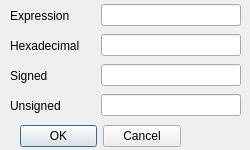
<?xml version="1.0" encoding="UTF-8"?>
<ui version="4.0">
 <class>WordEditDialog</class>
 <widget class="QDialog" name="WordEditDialog">
  <property name="geometry">
   <rect>
    <x>0</x>
    <y>0</y>
    <width>250</width>
    <height>150</height>
   </rect>
  </property>
  <property name="sizePolicy">
   <sizepolicy hsizetype="Expanding" vsizetype="Expanding">
    <horstretch>0</horstretch>
    <verstretch>0</verstretch>
   </sizepolicy>
  </property>
  <property name="minimumSize">
   <size>
    <width>250</width>
    <height>150</height>
   </size>
  </property>
  <property name="maximumSize">
   <size>
    <width>250</width>
    <height>150</height>
   </size>
  </property>
  <property name="windowTitle">
   <string>Edit</string>
  </property>
  <property name="windowIcon">
   <iconset resource="../../resource.qrc">
    <normaloff>:/icons/images/ui-combo-box-edit.png</normaloff>:/icons/images/ui-combo-box-edit.png</iconset>
  </property>
  <widget class="QDialogButtonBox" name="buttons">
   <property name="geometry">
    <rect>
     <x>20</x>
     <y>120</y>
     <width>161</width>
     <height>32</height>
    </rect>
   </property>
   <property name="orientation">
    <enum>Qt::Horizontal</enum>
   </property>
   <property name="standardButtons">
    <set>QDialogButtonBox::Cancel|QDialogButtonBox::Ok</set>
   </property>
  </widget>
  <widget class="QWidget" name="horizontalLayoutWidget">
   <property name="geometry">
    <rect>
     <x>10</x>
     <y>0</y>
     <width>231</width>
     <height>31</height>
    </rect>
   </property>
   <layout class="QHBoxLayout" name="horizontalLayout">
    <item>
     <widget class="QLabel" name="label">
      <property name="text">
       <string>Expression</string>
      </property>
     </widget>
    </item>
    <item>
     <spacer name="horizontalSpacer_4">
      <property name="orientation">
       <enum>Qt::Horizontal</enum>
      </property>
      <property name="sizeHint" stdset="0">
       <size>
        <width>40</width>
        <height>20</height>
       </size>
      </property>
     </spacer>
    </item>
    <item>
     <widget class="QLineEdit" name="expressionLineEdit">
      <property name="sizePolicy">
       <sizepolicy hsizetype="Maximum" vsizetype="Fixed">
        <horstretch>0</horstretch>
        <verstretch>0</verstretch>
       </sizepolicy>
      </property>
      <property name="minimumSize">
       <size>
        <width>140</width>
        <height>0</height>
       </size>
      </property>
      <property name="maximumSize">
       <size>
        <width>140</width>
        <height>16777215</height>
       </size>
      </property>
     </widget>
    </item>
   </layout>
  </widget>
  <widget class="QWidget" name="horizontalLayoutWidget_3">
   <property name="geometry">
    <rect>
     <x>10</x>
     <y>60</y>
     <width>231</width>
     <height>31</height>
    </rect>
   </property>
   <layout class="QHBoxLayout" name="horizontalLayout_3">
    <item>
     <widget class="QLabel" name="label_3">
      <property name="text">
       <string>Signed</string>
      </property>
     </widget>
    </item>
    <item>
     <spacer name="horizontalSpacer">
      <property name="orientation">
       <enum>Qt::Horizontal</enum>
      </property>
      <property name="sizeHint" stdset="0">
       <size>
        <width>40</width>
        <height>20</height>
       </size>
      </property>
     </spacer>
    </item>
    <item>
     <widget class="QLineEdit" name="signedLineEdit">
      <property name="sizePolicy">
       <sizepolicy hsizetype="Expanding" vsizetype="Fixed">
        <horstretch>0</horstretch>
        <verstretch>0</verstretch>
       </sizepolicy>
      </property>
      <property name="minimumSize">
       <size>
        <width>140</width>
        <height>0</height>
       </size>
      </property>
      <property name="maximumSize">
       <size>
        <width>140</width>
        <height>16777215</height>
       </size>
      </property>
     </widget>
    </item>
   </layout>
  </widget>
  <widget class="QWidget" name="horizontalLayoutWidget_4">
   <property name="geometry">
    <rect>
     <x>10</x>
     <y>90</y>
     <width>231</width>
     <height>31</height>
    </rect>
   </property>
   <layout class="QHBoxLayout" name="horizontalLayout_4">
    <item>
     <widget class="QLabel" name="label_4">
      <property name="text">
       <string>Unsigned</string>
      </property>
     </widget>
    </item>
    <item>
     <spacer name="horizontalSpacer_2">
      <property name="orientation">
       <enum>Qt::Horizontal</enum>
      </property>
      <property name="sizeHint" stdset="0">
       <size>
        <width>40</width>
        <height>20</height>
       </size>
      </property>
     </spacer>
    </item>
    <item>
     <widget class="QLineEdit" name="unsignedLineEdit">
      <property name="minimumSize">
       <size>
        <width>140</width>
        <height>0</height>
       </size>
      </property>
      <property name="maximumSize">
       <size>
        <width>140</width>
        <height>16777215</height>
       </size>
      </property>
     </widget>
    </item>
   </layout>
  </widget>
  <widget class="QWidget" name="horizontalLayoutWidget_2">
   <property name="geometry">
    <rect>
     <x>10</x>
     <y>30</y>
     <width>231</width>
     <height>31</height>
    </rect>
   </property>
   <layout class="QHBoxLayout" name="horizontalLayout_2">
    <item>
     <widget class="QLabel" name="label_2">
      <property name="text">
       <string>Hexadecimal</string>
      </property>
     </widget>
    </item>
    <item>
     <spacer name="horizontalSpacer_3">
      <property name="orientation">
       <enum>Qt::Horizontal</enum>
      </property>
      <property name="sizeHint" stdset="0">
       <size>
        <width>40</width>
        <height>20</height>
       </size>
      </property>
     </spacer>
    </item>
    <item>
     <widget class="QLineEdit" name="hexLineEdit">
      <property name="sizePolicy">
       <sizepolicy hsizetype="Maximum" vsizetype="Fixed">
        <horstretch>0</horstretch>
        <verstretch>0</verstretch>
       </sizepolicy>
      </property>
      <property name="minimumSize">
       <size>
        <width>140</width>
        <height>0</height>
       </size>
      </property>
      <property name="maximumSize">
       <size>
        <width>140</width>
        <height>16777215</height>
       </size>
      </property>
     </widget>
    </item>
   </layout>
  </widget>
 </widget>
 <resources>
  <include location="../../resource.qrc"/>
 </resources>
 <connections>
  <connection>
   <sender>buttons</sender>
   <signal>accepted()</signal>
   <receiver>WordEditDialog</receiver>
   <slot>accept()</slot>
   <hints>
    <hint type="sourcelabel">
     <x>248</x>
     <y>254</y>
    </hint>
    <hint type="destinationlabel">
     <x>157</x>
     <y>274</y>
    </hint>
   </hints>
  </connection>
  <connection>
   <sender>buttons</sender>
   <signal>rejected()</signal>
   <receiver>WordEditDialog</receiver>
   <slot>reject()</slot>
   <hints>
    <hint type="sourcelabel">
     <x>316</x>
     <y>260</y>
    </hint>
    <hint type="destinationlabel">
     <x>286</x>
     <y>274</y>
    </hint>
   </hints>
  </connection>
 </connections>
</ui>
